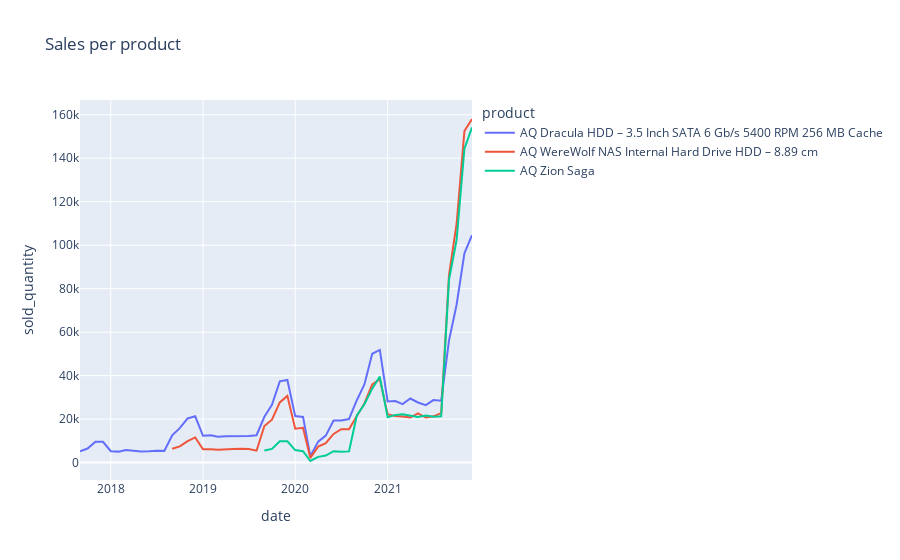

This figure's notebook cell:
### Code cell
fig = px.line(sales_per_month,
              x="date", y="sold_quantity",title='Sales per product', color='product'
               )
fig.show()

### Figure 1 — Plotly figure (JSON) as saved in the notebook; plotly's stock layout.template omitted (floating-point values rounded to 4 significant figures)
{"data": [{"hovertemplate": "product=AQ Dracula HDD – 3.5 Inch SATA 6 Gb/s 5400 RPM 256 MB Cache<br>date=%{x}<br>sold_quantity=%{y}<extra></extra>", "legendgroup": "AQ Dracula HDD – 3.5 Inch SATA 6 Gb/s 5400 RPM 256 MB Cache", "line": {"color": "#636efa", "dash": "solid"}, "marker": {"symbol": "circle"}, "mode": "lines", "name": "AQ Dracula HDD – 3.5 Inch SATA 6 Gb/s 5400 RPM 256 MB Cache", "orientation": "v", "showlegend": true, "type": "scatter", "x": ["2017-09-01", "2017-10-01", "2017-11-01", "2017-12-01", "2018-01-01", "2018-02-01", "2018-03-01", "2018-04-01", "2018-05-01", "2018-06-01", "2018-07-01", "2018-08-01", "2018-09-01", "2018-10-01", "2018-11-01", "2018-12-01", "2019-01-01", "2019-02-01", "2019-03-01", "2019-04-01", "2019-05-01", "2019-06-01", "2019-07-01", "2019-08-01", "2019-09-01", "2019-10-01", "2019-11-01", "2019-12-01", "2020-01-01", "2020-02-01", "2020-03-01", "2020-04-01", "2020-05-01", "2020-06-01", "2020-07-01", "2020-08-01", "2020-09-01", "2020-10-01", "2020-11-01", "2020-12-01", "2021-01-01", "2021-02-01", "2021-03-01", "2021-04-01", "2021-05-01", "2021-06-01", "2021-07-01", "2021-08-01", "2021-09-01", "2021-10-01", "2021-11-01", "2021-12-01"], "xaxis": "x", "y": [5237, 6472, 9642, 9572, 5223, 5056, 5838, 5590, 5112, 5254, 5510, 5399, 12582, 15863, 20295, 21290, 12342, 12615, 11947, 12094, 12125, 12175, 12228, 12596, 21057, 26592, 37368, 38007, 21387, 21013, 2978, 9650, 12399, 19325, 19425, 20041, 28694, 35933, 50056, 51811, 28161, 28305, 26895, 29475, 27650, 26412, 28745, 28438, 56224, 72615, 96242, 104626], "yaxis": "y"}, {"hovertemplate": "product=AQ WereWolf NAS Internal Hard Drive HDD – 8.89 cm<br>date=%{x}<br>sold_quantity=%{y}<extra></extra>", "legendgroup": "AQ WereWolf NAS Internal Hard Drive HDD – 8.89 cm", "line": {"color": "#EF553B", "dash": "solid"}, "marker": {"symbol": "circle"}, "mode": "lines", "name": "AQ WereWolf NAS Internal Hard Drive HDD – 8.89 cm", "orientation": "v", "showlegend": true, "type": "scatter", "x": ["2018-09-01", "2018-10-01", "2018-11-01", "2018-12-01", "2019-01-01", "2019-02-01", "2019-03-01", "2019-04-01", "2019-05-01", "2019-06-01", "2019-07-01", "2019-08-01", "2019-09-01", "2019-10-01", "2019-11-01", "2019-12-01", "2020-01-01", "2020-02-01", "2020-03-01", "2020-04-01", "2020-05-01", "2020-06-01", "2020-07-01", "2020-08-01", "2020-09-01", "2020-10-01", "2020-11-01", "2020-12-01", "2021-01-01", "2021-02-01", "2021-03-01", "2021-04-01", "2021-05-01", "2021-06-01", "2021-07-01", "2021-08-01", "2021-09-01", "2021-10-01", "2021-11-01", "2021-12-01"], "xaxis": "x", "y": [6349, 7446, 9886, 11564, 6105, 6201, 5886, 6210, 6239, 6414, 6217, 5489, 16848, 19716, 27680, 30699, 15591, 16040, 2151, 7379, 8973, 13182, 15380, 15332, 21216, 27228, 35962, 38406, 22242, 21393, 21152, 20742, 22597, 20728, 21291, 22748, 86369, 109767, 152496, 158040], "yaxis": "y"}, {"hovertemplate": "product=AQ Zion Saga<br>date=%{x}<br>sold_quantity=%{y}<extra></extra>", "legendgroup": "AQ Zion Saga", "line": {"color": "#00cc96", "dash": "solid"}, "marker": {"symbol": "circle"}, "mode": "lines", "name": "AQ Zion Saga", "orientation": "v", "showlegend": true, "type": "scatter", "x": ["2019-09-01", "2019-10-01", "2019-11-01", "2019-12-01", "2020-01-01", "2020-02-01", "2020-03-01", "2020-04-01", "2020-05-01", "2020-06-01", "2020-07-01", "2020-08-01", "2020-09-01", "2020-10-01", "2020-11-01", "2020-12-01", "2021-01-01", "2021-02-01", "2021-03-01", "2021-04-01", "2021-05-01", "2021-06-01", "2021-07-01", "2021-08-01", "2021-09-01", "2021-10-01", "2021-11-01", "2021-12-01"], "xaxis": "x", "y": [5534, 6287, 9783, 9838, 5756, 5241, 742, 2647, 3247, 5235, 5024, 5168, 21660, 26818, 34031, 39566, 20906, 21941, 22216, 21677, 20987, 21655, 21080, 21269, 84246, 102391, 144344, 154175], "yaxis": "y"}], "layout": {"legend": {"title": {"text": "product"}, "tracegroupgap": 0}, "title": {"text": "Sales per product"}, "xaxis": {"anchor": "y", "domain": [0, 1], "title": {"text": "date"}}, "yaxis": {"anchor": "x", "domain": [0, 1], "title": {"text": "sold_quantity"}}}}
